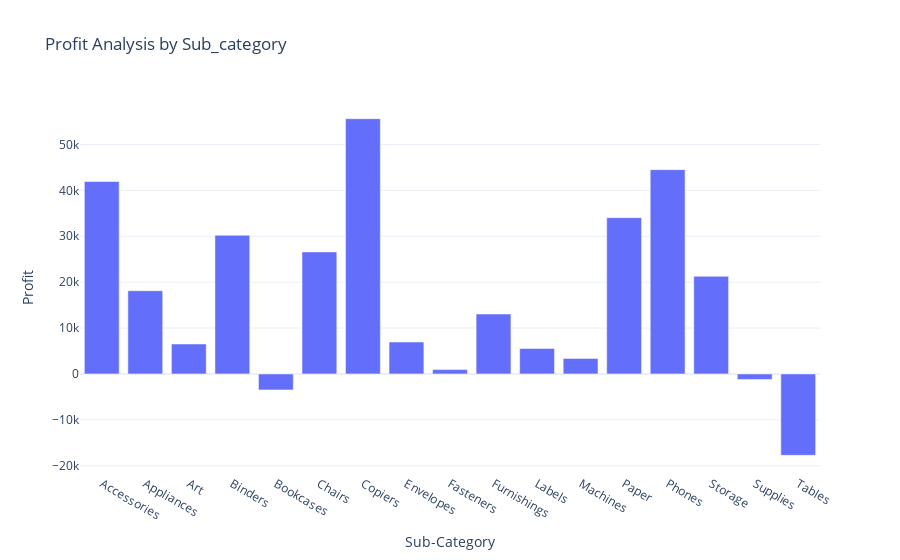

The cell this chart's notebook holds for it:
### Code cell
profit_by_Sub_Category = data.groupby('Sub-Category')['Profit'].sum().reset_index()
fig = px.bar(
    profit_by_Sub_Category,
    x = 'Sub-Category',
    y = 'Profit',
    title = "Profit Analysis by Sub_category"
)
fig.show()

### Figure 1 — Plotly figure (JSON) as saved in the notebook; plotly's stock layout.template omitted (floating-point values rounded to 4 significant figures)
{"data": [{"alignmentgroup": "True", "hovertemplate": "Sub-Category=%{x}<br>Profit=%{y}<extra></extra>", "legendgroup": "", "marker": {"color": "#636efa", "pattern": {"shape": ""}}, "name": "", "offsetgroup": "", "orientation": "v", "showlegend": false, "textposition": "auto", "type": "bar", "x": ["Accessories", "Appliances", "Art", "Binders", "Bookcases", "Chairs", "Copiers", "Envelopes", "Fasteners", "Furnishings", "Labels", "Machines", "Paper", "Phones", "Storage", "Supplies", "Tables"], "xaxis": "x", "y": [41940.0, 18140.0, 6528.0, 30220.0, -3473.0, 26590.0, 55620.0, 6964.0, 949.5, 13060.0, 5546.0, 3385.0, 34050.0, 44520.0, 21280.0, -1189.0, -17730.0], "yaxis": "y"}], "layout": {"autosize": true, "barmode": "relative", "legend": {"tracegroupgap": 0}, "title": {"text": "Profit Analysis by Sub_category"}, "xaxis": {"anchor": "y", "autorange": true, "domain": [0, 1], "range": [-0.5, 16.5], "title": {"text": "Sub-Category"}, "type": "category"}, "yaxis": {"anchor": "x", "autorange": true, "domain": [0, 1], "range": [-21800.0, 59690.0], "title": {"text": "Profit"}, "type": "linear"}}}
